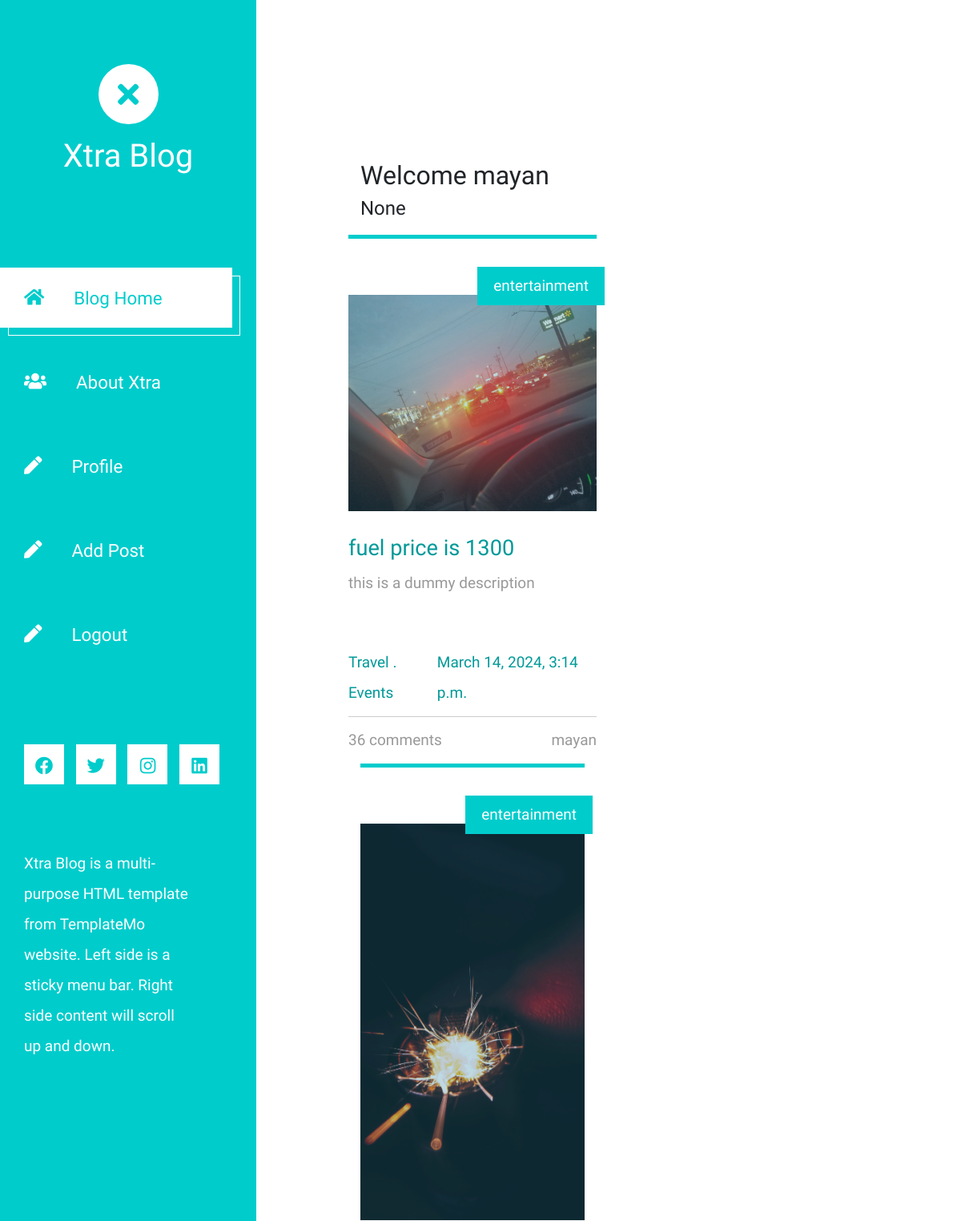
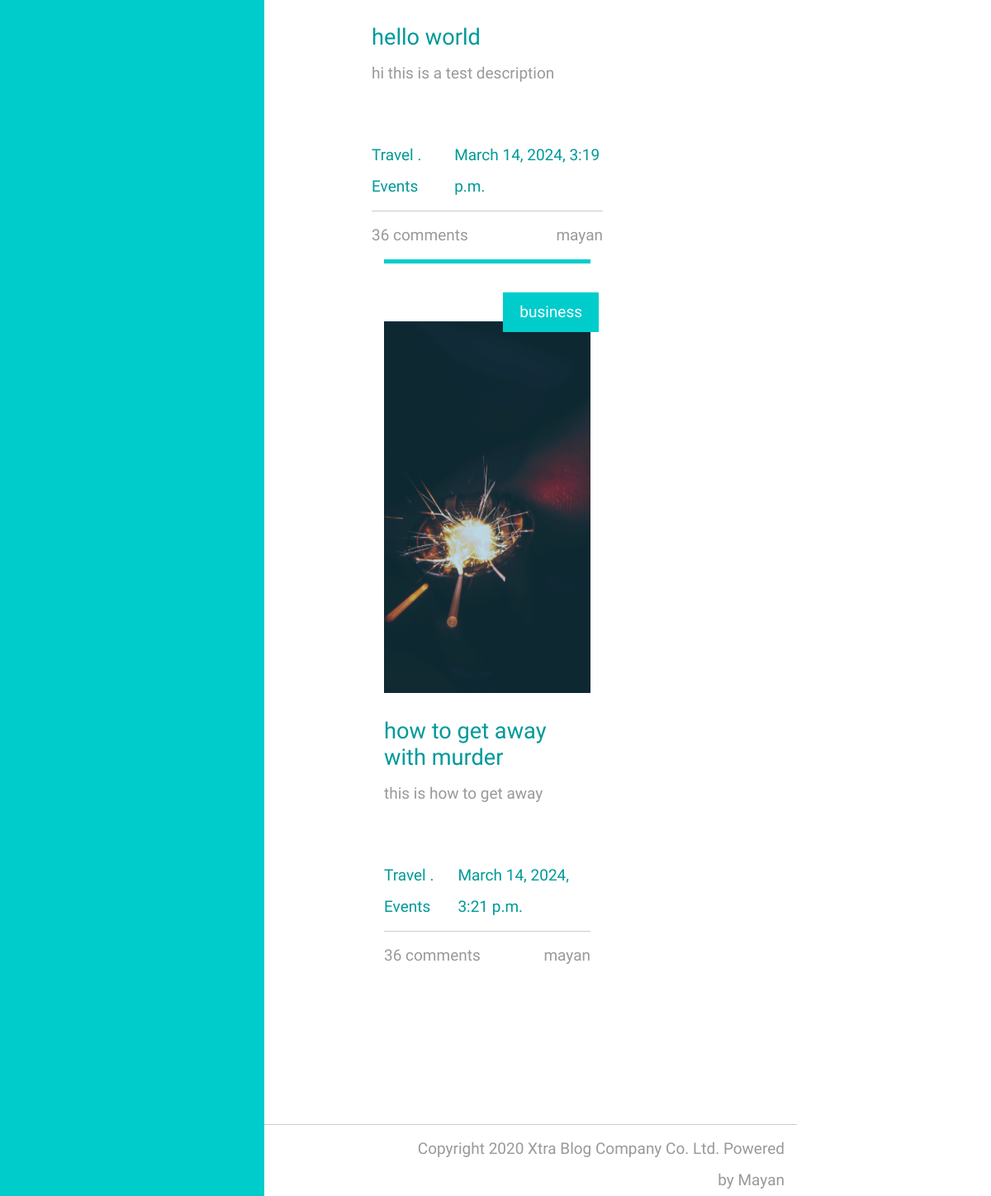
The page /users/profile/ (signed in) on the database its author committed (2 pictures, top to bottom).
### blogapp/models.py (models this page shows, shortened)
class BlogPost(models.Model):
    title=models.CharField(max_length= 200, verbose_name="blog title",unique=True)
    description=models.TextField()
    content=models.TextField()
    published_date=models.DateTimeField(auto_now_add=True)
    update_at=models.DateTimeField(auto_now=True)
    thumbnail=models.ImageField(upload_to="thumbnails", default="default.jpg")
    category= models.ForeignKey(Category, on_delete=models.CASCADE ,default=1)
    tags=models.ManyToManyField(Tags, related_name="post")
    author=models.ForeignKey(User,on_delete=models.CASCADE,default=1)

class Category(models.Model):
    name=models.CharField(max_length=20)

### UserApp/views.py (the view)
# urls.py: path('profile/',user_profile,name="profile"),
@login_required
def user_profile(request):
    cart=request.session.get("cart_items")
    posts=BlogPost.objects.filter(author=request.user)
    context={
        "cart":cart,
        "user_post":posts
    }
    return render (request,"Accounts/profile.html",context)

### templates/Accounts/profile.html (shortened to what this page needs)
{%extends "base.html"%}
{%load static%}
{%block content%}
    <div class="col-12">
<h2> Welcome {{request.user.username}}</h2>
<h4>{{cart}}</h4>
    </div>
    <div class="row tm-row">
        {%for obj in user_post %}
        <article class="col-12 col-md-6 tm-post">
            <hr class="tm-hr-primary">
            <a href="{%url 'post_detail' obj.id%}" class="effect-lily tm-post-link tm-pt-60">
                <div class="tm-post-link-inner">
                    <img src="{{obj.thumbnail.url}}" alt="Image" class="img-fluid">
                </div>
                <span class="position-absolute tm-new-badge">{{obj.category.name}}</span>
                <h2 class="tm-pt-30 tm-color-primary tm-post-title">{{obj.title}}</h2>
            </a>
            <p c  lass="tm-pt-30">
              {{obj.description}}
            </p>
            <div class="d-flex justify-content-between tm-pt-45">
                <span class="tm-color-primary">Travel . Events</span>
                <span class="tm-color-primary">{{obj.published_date}}</span>
            </div>
            <hr>
            <div class="d-flex justify-content-between">
                <span>36 comments</span>
                <span>{{obj.author.username}}</span>
            </div>
        {%endfor%}
    </div>
</div>
{%endblock content%}

### templates/base.html (shortened to what this page needs)
{%load static %}
<!DOCTYPE html>
<html lang="en">
<head>
	<link rel="stylesheet" href="{%static 'fontawesome/css/all.min.css' %}">
    <link href="{%static 'css/bootstrap.min.css'%}" rel="stylesheet">
    <link href="{%static 'css/templatemo-xtra-blog.css'%}" rel="stylesheet">
</head>
<body>
	<header class="tm-header" id="tm-header">
        <div class="tm-header-wrapper">
            <div class="tm-site-header">
                <div class="mb-3 mx-auto tm-site-logo"><i class="fas fa-times fa-2x"></i></div>
                <h1 class="text-center">Xtra Blog</h1>
            </div>
            <nav class="tm-nav" id="tm-nav">
                <ul>
                    <li class="tm-nav-item active"><a href="{%url 'home'%}" class="tm-nav-link">
                        <i class="fas fa-home"></i>
                        Blog Home
                    </a></li>
                    <li class="tm-nav-item"><a href="{%url 'about_page'%}" class="tm-nav-link">
                        <i class="fas fa-users"></i>
                        About Xtra
                {% if user.is_authenticated %}
                    <li class="tm-nav-item"><a href="{%url 'profile' %}" class="tm-nav-link">
                        <i class="fas fa-pen"></i>
                        Profile
                    </a></li>
                    <li class="tm-nav-item"><a href="{%url 'add-blog-post'%}" class="tm-nav-link">
                        <i class="fas fa-pen"></i>
                        Add Post
                    </a></li>
                    <li class="tm-nav-item"><a href="{%url 'logout'%}" class="tm-nav-link">
                        <i class="fas fa-pen"></i>
                        Logout
                    </a></li>
                    {%endif%}
                </ul>
            </nav>
            <div class="tm-mb-65">
                <a rel="nofollow" href="https://fb.com/templatemo" class="tm-social-link">
                    <i class="fab fa-facebook tm-social-icon"></i>
                </a>
                <a href="https://twitter.com" class="tm-social-link">
                    <i class="fab fa-twitter tm-social-icon"></i>
                </a>
                <a href="https://instagram.com" class="tm-social-link">
                    <i class="fab fa-instagram tm-social-icon"></i>
                </a>
                <a href="https://linkedin.com" class="tm-social-link">
                    <i class="fab fa-linkedin tm-social-icon"></i>
                </a>
            </div>
            <p class="tm-mb-80 pr-5 text-white">
                Xtra Blog is a multi-purpose HTML template from TemplateMo website. Left side is a sticky menu bar. Right side content will scroll up and down.
            </p>
        </div>
    </header>
    <div class="container-fluid">
        <main class="tm-main">
            {%block content%}
            {%endblock content%}
            <footer class="row tm-row">
                <hr class="col-12">
                <div class="col-md-6 col-12 tm-color-gray">
                    Design: <a rel="nofollow" target="_parent" href="https://templatemo.com" class="tm-external-link">TemplateMo</a>
                </div>
                <div class="col-md-6 col-12 tm-color-gray tm-copyright">
                    Copyright 2020 Xtra Blog Company Co. Ltd. Powered by Mayan
                </div>
            </footer>
</body>
</html>

### static/css/templatemo-xtra-blog.css (style rules this page uses)
html { overflow-x: hidden; }
body { margin: 0; padding: 0; font-family: 'Source Sans Pro', sans-serif; font-size: 19px; line-height: 2em; overflow-x: hidden; }
p, span { color: #999; }
hr { border-top-color: #CCC; margin-top: 10px; margin-bottom: 10px; }
.tm-header { background-color: #0CC; color: white; position: fixed; top: 0; left: 0; bottom: 0; z-index: 100; width: 400px; overflow-y: visible; }
.tm-header-wrapper { overflow-y: scroll; scrollbar-width: none; -ms-overflow-style: none; padding: 30px; width: 100%; height: 100%; }
.tm-site-header { margin-top: 50px; margin-bottom: 115px; }
.tm-site-logo { width: 75px; height: 75px; border-radius: 50%; background-color: white; display: flex; align-items: center; justify-content: center; }
.tm-site-logo i { color: #0CC; }
.tm-main { margin-left: 400px; padding: 80px 100px 25px; }
.tm-post { max-width: 470px; }
.tm-row { max-width: 980px; justify-content: space-between; }
.tm-nav { margin-bottom: 100px; }
.tm-nav-item { list-style: none; margin-bottom: 30px; }
.tm-nav-link { color: white; background-color: transparent; height: 75px; width: 100%; max-width: 300px; display: flex; align-items: center; font-size: 1.4rem; padding: 30px; }
.tm-nav-item:hover .tm-nav-link, .tm-nav-item.active .tm-nav-link { color: #0CC; background-color: white; text-decoration: none; }
.tm-nav ul { position: relative; }
.tm-nav-item:hover:after, .tm-nav-item.active:after { content: ''; width: 100%; max-width: 300px; height: 75px; display: block; border: 1px solid white; margin-left: 10px; margin-top: -65px; position: absolute; z-index: -1000; }
.tm-nav-link i { margin-right: 37px; }
ul { margin: 0; padding: 0; }
.tm-nav { margin-left: -30px; }
.tm-social-link { display: inline-block; background-color: white; font-size: 1.4rem; width: 50px; height: 50px; text-align: center; padding-top: 8px; margin-right: 15px; margin-bottom: 15px; }
.tm-social-icon { color: #0CC; transition: all 0.3s ease; }
.tm-post-link { display: block; position: relative; cursor: pointer; }
.tm-post-link-inner { overflow: hidden; background: #3085a3; }
.tm-post-link img { position: relative; display: block; min-height: 100%; max-width: 100%; opacity: 0.8; }
.effect-lily img { max-width: none; width: -webkit-calc(100% + 50px); width: calc(100% + 50px); opacity: 0.7; -webkit-transition: opacity 0.35s, -webkit-transform 0.35s; transition: opacity 0.35s, transform 0.35s; -webkit-transform: translate3d(-40px,0, 0); transform: translate3d(-40px,0,0); }
.tm-post { margin-bottom: 75px; }
.tm-new-badge { top: 25px; right: -10px; background-color: #0CC; color: white; padding: 5px 20px; }
.tm-post-title { font-size: 1.7rem; transition: all 0.3s ease; }
.tm-external-link { color: #0CC; }
.tm-copyright { text-align: right; }
hr.tm-hr-primary { border-top: 5px solid #0CC; }
.tm-pt-30 { padding-top: 30px; }
.tm-pt-45 { padding-top: 45px; }
.tm-pt-60 { padding-top: 60px; }
.tm-mb-65 { margin-bottom: 65px; }
.tm-mb-80 { margin-bottom: 80px; }
.tm-color-primary, span.tm-color-primary { color: #099; }
a.tm-color-gray, .tm-color-gray { color: #999; }
@media (max-width: 1540px) { .tm-header { width: 320px; } }
@media (max-width: 1540px) { .tm-main { margin-left: 320px; width: calc(100% - 320px); } }
@media (max-width: 1288px) { .tm-social-link { margin-right: 10px; } }

### rows shown on the page
BlogPost: thumbnail (picture), category.name "entertainment", title "fuel price is 1300", description "this is a dummy description", published_date "March 14, 2024, 3:14 p.m.", author.username "mayan"
BlogPost: thumbnail (picture), category.name "entertainment", title "hello world", description "hi this is a test description", published_date "March 14, 2024, 3:19 p.m.", author.username "mayan"
BlogPost: thumbnail (picture), category.name "business", title "how to get away with murder", description "this is how to get away", published_date "March 14, 2024, 3:21 p.m.", author.username "mayan"

### other values the page prints
{{ request.user.username }} "mayan"
{{ cart }} "None"
